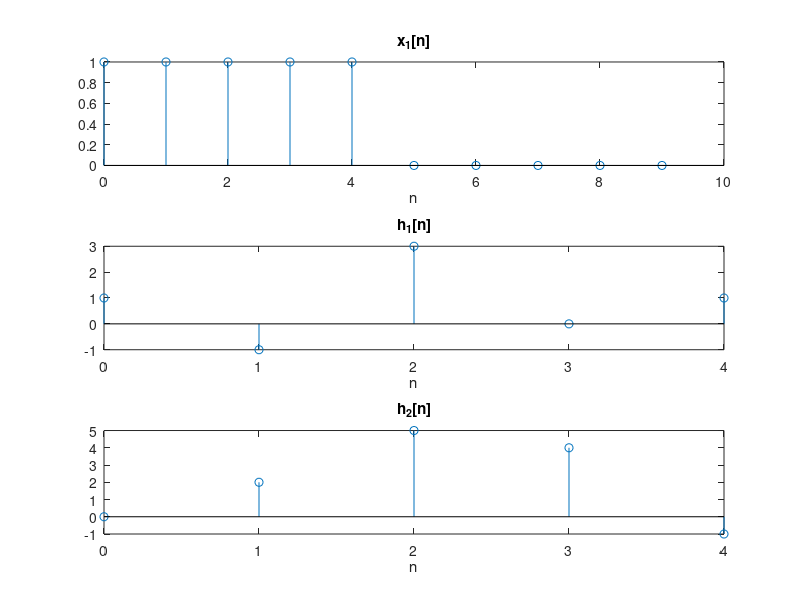
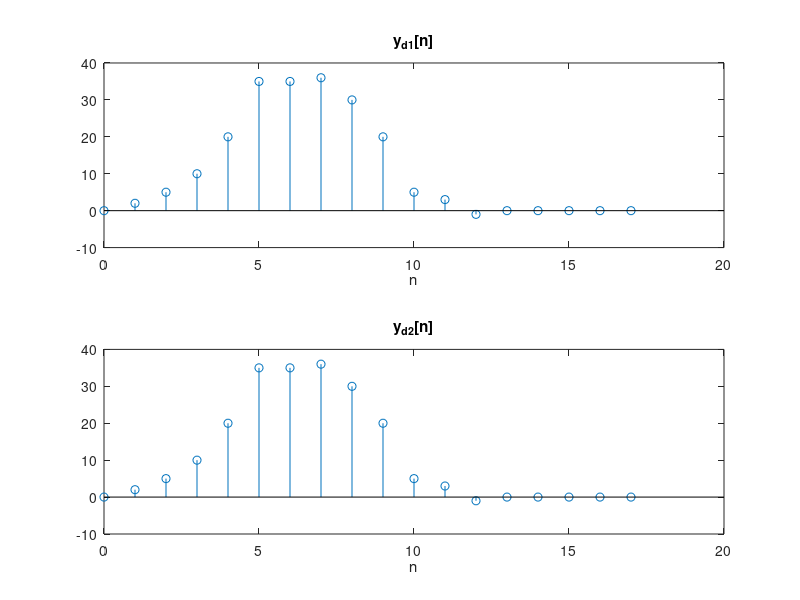

The MATLAB source for these figures, in order:
% 2.4
x1 = [ones(1,5) zeros(1,5)];
h1 = [1 -1 3 0 1];
h2 = [0 2 5 4 -1];

nx1 = 0:9;
nh1 = 0:4;

figure(1);
subplot(311); stem(nx1,x1);
title('x_{1}[n]'); xlabel('n');
subplot(312); stem(nh1,h1);
title('h_{1}[n]'); xlabel('n');
subplot(313); stem(nh1,h2);
title('h_{2}[n]'); xlabel('n');

w = conv(x1,h1);
y_d1 = conv(w,h2);

h_series = conv(h1,h2);
y_d2 = conv(x1,h_series);

ny = 0:17;
figure(2);
subplot(211); stem(ny,y_d1);
title('y_{d1}[n]'); xlabel('n');
subplot(212); stem(ny,y_d2);
title('y_{d2}[n]'); xlabel('n');